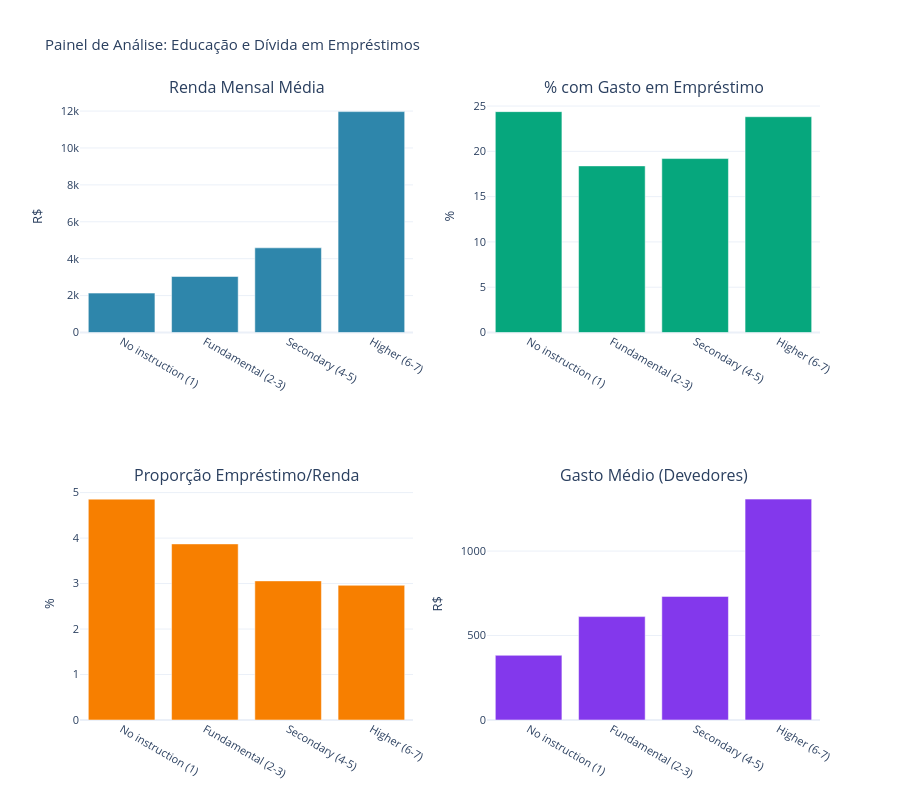

Notebook cell for this chart:
### Markdown cell above
### 5.2.8 Comprehensive dashboard (4-panel)

### Code cell
fig_dashboard = plotly_figs.comprehensive_dashboard(pdf, save=True)
fig_dashboard.show()

### Figure 1 — Plotly figure (JSON) as saved in the notebook; plotly's stock layout.template omitted (floating-point values rounded to 4 significant figures)
{"data": [{"marker": {"color": "#2E86AB"}, "name": "Renda", "showlegend": false, "type": "bar", "x": ["No instruction (1)", "Fundamental (2-3)", "Secondary (4-5)", "Higher (6-7)"], "xaxis": "x", "y": [2134.0, 3035.0, 4588.0, 11970.0], "yaxis": "y"}, {"marker": {"color": "#06A77D"}, "name": "Prevalência", "showlegend": false, "type": "bar", "x": ["No instruction (1)", "Fundamental (2-3)", "Secondary (4-5)", "Higher (6-7)"], "xaxis": "x2", "y": [24.38, 18.39, 19.2, 23.82], "yaxis": "y2"}, {"marker": {"color": "#F77F00"}, "name": "Burden", "showlegend": false, "type": "bar", "x": ["No instruction (1)", "Fundamental (2-3)", "Secondary (4-5)", "Higher (6-7)"], "xaxis": "x3", "y": [4.856, 3.872, 3.059, 2.961], "yaxis": "y3"}, {"marker": {"color": "#8338EC"}, "name": "Volume", "showlegend": false, "type": "bar", "x": ["No instruction (1)", "Fundamental (2-3)", "Secondary (4-5)", "Higher (6-7)"], "xaxis": "x4", "y": [383.0, 612.1, 731.7, 1308.0], "yaxis": "y4"}], "layout": {"annotations": [{"font": {"size": 16}, "showarrow": false, "text": "Renda Mensal Média", "x": 0.225, "xanchor": "center", "xref": "paper", "y": 1, "yanchor": "bottom", "yref": "paper"}, {"font": {"size": 16}, "showarrow": false, "text": "% com Gasto em Empréstimo", "x": 0.775, "xanchor": "center", "xref": "paper", "y": 1, "yanchor": "bottom", "yref": "paper"}, {"font": {"size": 16}, "showarrow": false, "text": "Proporção Empréstimo/Renda", "x": 0.225, "xanchor": "center", "xref": "paper", "y": 0.375, "yanchor": "bottom", "yref": "paper"}, {"font": {"size": 16}, "showarrow": false, "text": "Gasto Médio (Devedores)", "x": 0.775, "xanchor": "center", "xref": "paper", "y": 0.375, "yanchor": "bottom", "yref": "paper"}], "font": {"size": 11}, "height": 800, "title": {"text": "Painel de Análise: Educação e Dívida em Empréstimos"}, "xaxis": {"anchor": "y", "domain": [0, 0.45]}, "xaxis2": {"anchor": "y2", "domain": [0.55, 1]}, "xaxis3": {"anchor": "y3", "domain": [0, 0.45]}, "xaxis4": {"anchor": "y4", "domain": [0.55, 1]}, "yaxis": {"anchor": "x", "domain": [0.625, 1], "title": {"text": "R$"}}, "yaxis2": {"anchor": "x2", "domain": [0.625, 1], "title": {"text": "%"}}, "yaxis3": {"anchor": "x3", "domain": [0, 0.375], "title": {"text": "%"}}, "yaxis4": {"anchor": "x4", "domain": [0, 0.375], "title": {"text": "R$"}}}}
